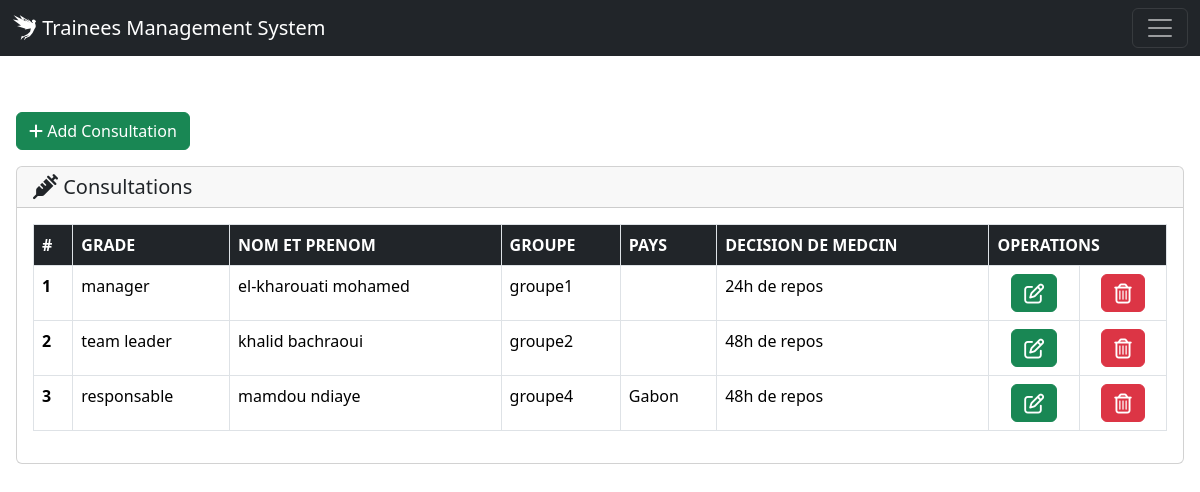
/consultations/ (signed in), run on the app's committed database.
### Store/models.py (models this page shows, shortened)
class Consultation(models.Model):
    stagiaire = models.ForeignKey(Stagiaire, on_delete=models.CASCADE)
    medcin_decision = models.TextField(max_length=150,null=False)
    created_at = models.DateTimeField(auto_now=True)
    updated_at = models.DateTimeField(auto_now_add=True)

class Stagiaire(models.Model):
    groupe = models.ForeignKey(Groupe, on_delete=models.CASCADE)
    nom = models.CharField(max_length=150,null=False)
    prenom = models.CharField(max_length=150,null=False)
    grade = models.CharField(max_length=150,null=False)
    unite = models.CharField(max_length=150,null=True)
    pays = models.CharField(max_length=150,blank=True)
    created_at = models.DateTimeField(auto_now=True)
    updated_at = models.DateTimeField(auto_now_add=True)

class Groupe(models.Model):
    name = models.CharField(max_length=150, null=False,choices=groupe_choices)
    owner = models.ForeignKey(CustomUser, on_delete=models.CASCADE)
    created_at = models.DateTimeField(auto_now=True)
    updated_at = models.DateTimeField(auto_now_add=True)

### Store/views.py (the view, shortened to what this page needs)
# urls.py: path('consultations/', views.consultations, name="consultations"),
def consultations(request):
    if request.user.is_authenticated:
        if request.user.is_superuser:
            consultations = Consultation.objects.all().order_by('stagiaire__groupe')
            return render(request, 'consultation/index.html', {
                "consultations": consultations,
            })
    else:
        messages.error(request, 'Login First to View the Contents')
        return redirect('login')

### Store/templates/consultation/index.html (shortened to what this page needs)
{% extends 'base.html' %}
{% block content %}
<a class="btn btn-success mb-3" href="{% url 'add_consultation' %}" role="button"><i class="fa-solid fa-plus"></i> Add Consultation</a>
<div class="card p-10">
  <h5 class="card-header"><i class="fa-solid fa-syringe fa-lg"></i> Consultations</h5>
  <div class="card-body">
    <table class="table border">
  <thead class="table-dark">
    <tr>
      <th class="border" scope="col">#</th>
      <th class="border" scope="col">GRADE</th>
      <th class="border" scope="col">NOM ET PRENOM</th>
      <th class="border" scope="col">GROUPE</th>
       <th class="border" scope="col">PAYS</th>
      <th class="border" scope="col">DECISION DE MEDCIN</th>
       <th class="border" colspan="3" scope="col">OPERATIONS</th>
    </tr>
  </thead>
  <tbody>
        {% for consultation in consultations %}
    <tr>
      <th scope="row">{{ forloop.counter }}</th>
      <td class="border">{{consultation.stagiaire.grade}} </td>
      <td class="border">{{consultation.stagiaire.nom}} {{consultation.stagiaire.prenom}}</td>
      <td class="border">{{consultation.stagiaire.groupe.name}}</td>
      <td class="border">{{consultation.stagiaire.pays}}</td>
      <td class="border">{{consultation.medcin_decision}}</td>
        <td style="text-align: center;" class="border"><a class="btn btn-success" href="{% url 'edit_consultation'  consultation.id %}" role="button"><i class="fa-regular fa-pen-to-square fa-lg"></i></a></td>
      <td style="text-align: center;" class="border"><a class="btn btn-danger" href="{% url 'delete_consultation'  consultation.id %}" role="button"><i class="fa-regular fa-trash-can fa-lg"></i></a></td>
    </tr>
        {% endfor %}
  </tbody>
</table>
  </div>
</div>
{% endblock content %}

### data on the page
Consultation: stagiaire.grade "manager", stagiaire.nom "el-kharouati", stagiaire.prenom "mohamed", stagiaire.groupe.name "groupe1", medcin_decision "24h de repos"
Consultation: stagiaire.grade "team leader", stagiaire.nom "khalid", stagiaire.prenom "bachraoui", stagiaire.groupe.name "groupe2", medcin_decision "48h de repos"
Consultation: stagiaire.grade "responsable", stagiaire.nom "mamdou", stagiaire.prenom "ndiaye", stagiaire.groupe.name "groupe4", stagiaire.pays "Gabon", medcin_decision "48h de repos"
